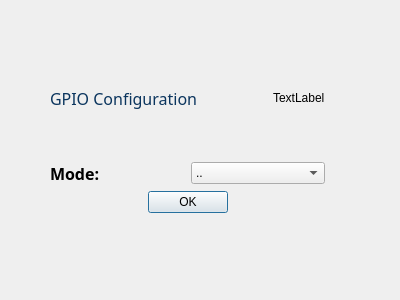
<?xml version="1.0" encoding="UTF-8"?>
<ui version="4.0">
 <class>GPIO</class>
 <widget class="QDialog" name="GPIO">
  <property name="geometry">
   <rect>
    <x>0</x>
    <y>0</y>
    <width>400</width>
    <height>300</height>
   </rect>
  </property>
  <property name="windowTitle">
   <string>Dialog</string>
  </property>
  <widget class="QWidget" name="layoutWidget">
   <property name="geometry">
    <rect>
     <x>50</x>
     <y>40</y>
     <width>275</width>
     <height>173</height>
    </rect>
   </property>
   <layout class="QVBoxLayout" name="verticalLayout_2">
    <item>
     <layout class="QVBoxLayout" name="verticalLayout">
      <item>
       <layout class="QHBoxLayout" name="horizontalLayout_5">
        <item>
         <widget class="QLabel" name="label">
          <property name="font">
           <font>
            <family>Montserrat Black</family>
            <pointsize>12</pointsize>
            <weight>10</weight>
            <italic>false</italic>
            <bold>false</bold>
           </font>
          </property>
          <property name="styleSheet">
           <string notr="true">font: 87 12pt &quot;Montserrat Black&quot;;
color: rgb(11, 53, 94);</string>
          </property>
          <property name="text">
           <string>GPIO Configuration</string>
          </property>
         </widget>
        </item>
        <item>
         <spacer name="horizontalSpacer">
          <property name="orientation">
           <enum>Qt::Horizontal</enum>
          </property>
          <property name="sizeHint" stdset="0">
           <size>
            <width>40</width>
            <height>20</height>
           </size>
          </property>
         </spacer>
        </item>
        <item>
         <widget class="QLabel" name="label1">
          <property name="text">
           <string>TextLabel</string>
          </property>
         </widget>
        </item>
       </layout>
      </item>
      <item>
       <layout class="QHBoxLayout" name="horizontalLayout_3">
        <item>
         <widget class="QLabel" name="Lmode">
          <property name="enabled">
           <bool>true</bool>
          </property>
          <property name="font">
           <font>
            <family>Raleway Black</family>
            <pointsize>12</pointsize>
            <weight>75</weight>
            <bold>true</bold>
           </font>
          </property>
          <property name="text">
           <string>Mode:</string>
          </property>
         </widget>
        </item>
        <item>
         <widget class="QComboBox" name="TYPE">
          <property name="enabled">
           <bool>true</bool>
          </property>
          <property name="cursor">
           <cursorShape>PointingHandCursor</cursorShape>
          </property>
          <item>
           <property name="text">
            <string>..</string>
           </property>
          </item>
          <item>
           <property name="text">
            <string>Output</string>
           </property>
          </item>
          <item>
           <property name="text">
            <string>Input</string>
           </property>
          </item>
         </widget>
        </item>
       </layout>
      </item>
      <item>
       <layout class="QHBoxLayout" name="horizontalLayout_2"/>
      </item>
      <item>
       <layout class="QHBoxLayout" name="horizontalLayout"/>
      </item>
      <item>
       <layout class="QHBoxLayout" name="horizontalLayout_4"/>
      </item>
     </layout>
    </item>
    <item>
     <layout class="QHBoxLayout" name="horizontalLayout_6">
      <item>
       <spacer name="horizontalSpacer_2">
        <property name="orientation">
         <enum>Qt::Horizontal</enum>
        </property>
        <property name="sizeHint" stdset="0">
         <size>
          <width>40</width>
          <height>20</height>
         </size>
        </property>
       </spacer>
      </item>
      <item>
       <widget class="QPushButton" name="pushButton">
        <property name="text">
         <string>OK</string>
        </property>
       </widget>
      </item>
      <item>
       <spacer name="horizontalSpacer_3">
        <property name="orientation">
         <enum>Qt::Horizontal</enum>
        </property>
        <property name="sizeHint" stdset="0">
         <size>
          <width>40</width>
          <height>20</height>
         </size>
        </property>
       </spacer>
      </item>
     </layout>
    </item>
   </layout>
  </widget>
 </widget>
 <resources/>
 <connections/>
</ui>
